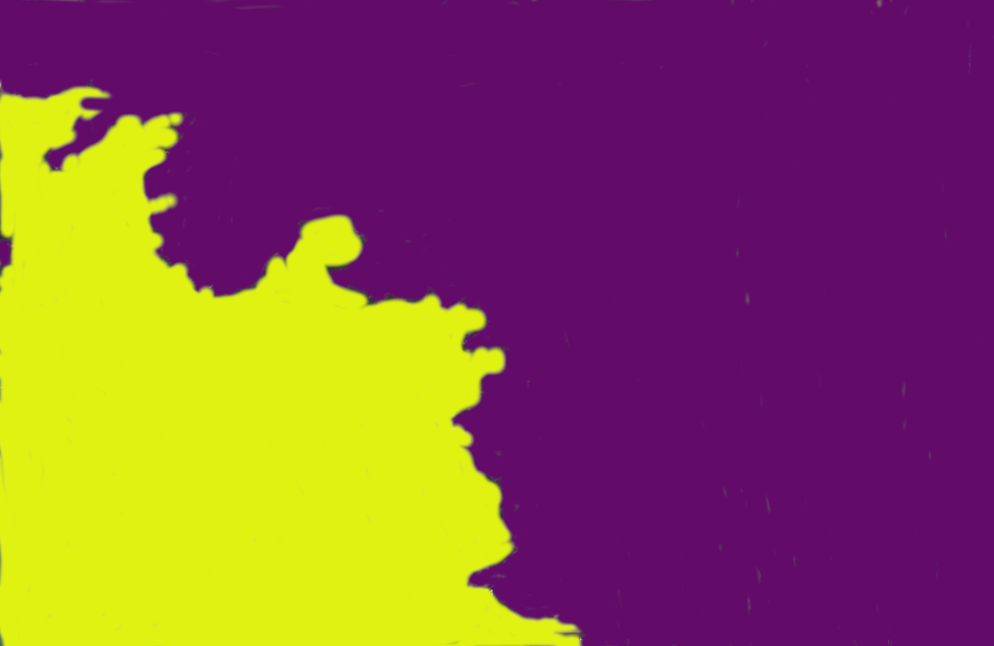
#> input picture dounambay/annotations/dounambay2005_annotated.png, 994 x 646 px, shrunk from 1469 x 955 before the run, found by its file name
$ jupyter execute dounambay.ipynb
#> lines starting #> are read from the running program, lines starting #| are printed output that depends on the picture; after the words box and inside, x2 and y2 are one past the last pixel; in counts of white or black regions, pixels touching at a corner belong together
[cell 1]
import cv2
import numpy as np
import json
from shapely.geometry import LineString, mapping
import geojson
import os


# List of annotated image paths
image_paths = [
    "dounambay/annotations/dounambay2005_annotated.png",
    "dounambay/annotations/dounambayapril2013_annotated.png",
    "dounambay/annotations/dounambayapril2019_annotated.png",
    "dounambay/annotations/dounambayapril2024_annotated.png",
    "dounambay/annotations/dounambayjuly2011_annotated.png",
    "dounambay/annotations/dounambaymay2019_annotated.png",
    "dounambay/annotations/dounambaymay2021_annotated.png",
]

# Prepare to store GeoJSON features
features = []

# Process each image
for image_path in image_paths:
    # Extract the file name without the extension
    image_name = os.path.basename(image_path).replace('.png', '')

    # Load the image
    image = cv2.imread(image_path)
#> image is the input picture: shape (646, 994, 3); mean B, G, R 77.2, 85.7, 138.3

    # Check if the image is loaded correctly
    if image is None:
        print(f"Error loading image: {image_path}")
        continue

    # Convert to grayscale
    gray = cv2.cvtColor(image, cv2.COLOR_BGR2GRAY)
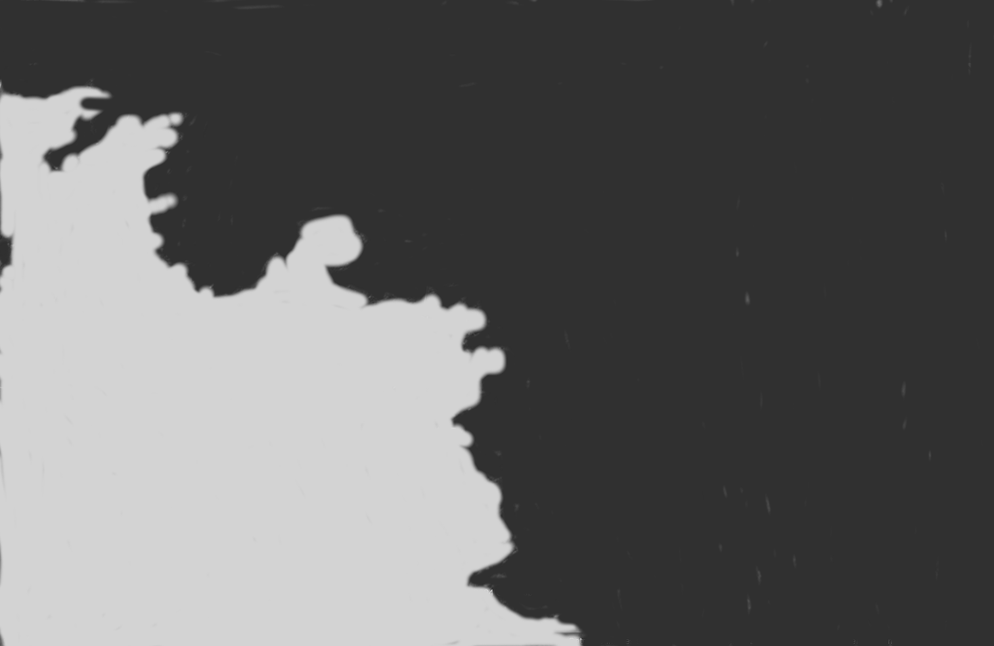
#> gray: shape (646, 994); min 43, max 218, mean 100.6

    # Apply threshold to create a binary image
    _, binary = cv2.threshold(gray, 127, 255, cv2.THRESH_BINARY)
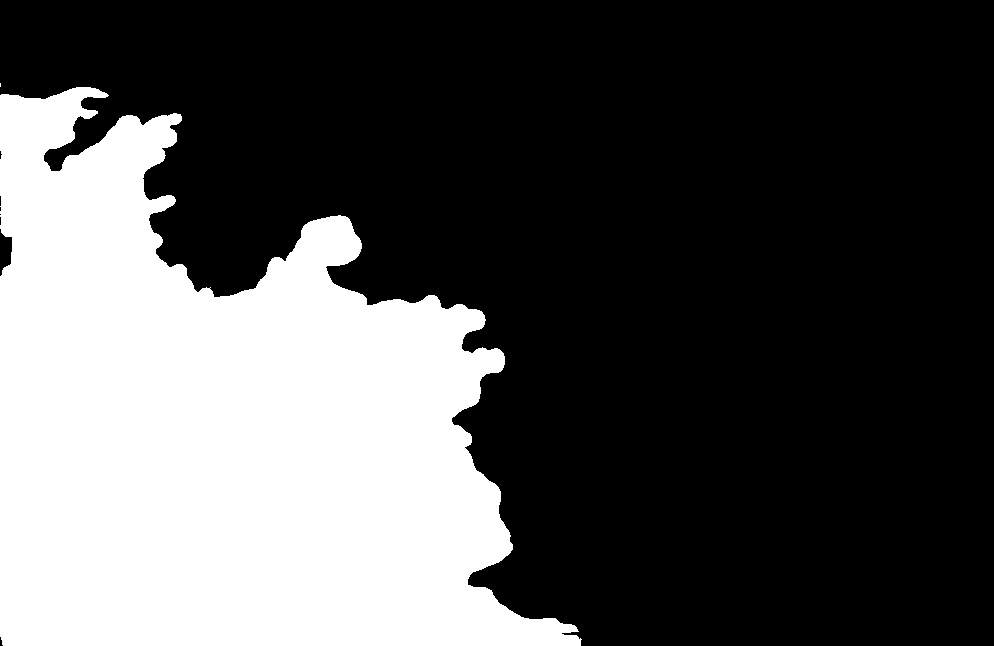
#> binary: shape (646, 994); 32.3% white; 2 white regions (1 under 20 px), largest, box (x1, y1, x2, y2) and area: (0, 87, 582, 646) 207310

    # Detect edges using Canny
    edges = cv2.Canny(binary, 100, 200)
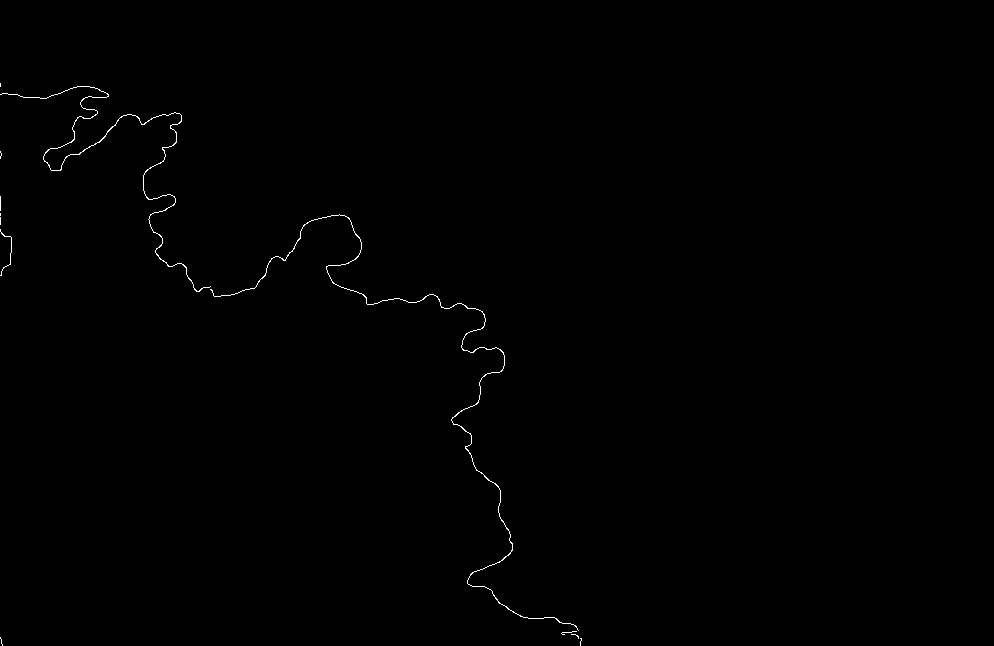
#> edges: shape (646, 994); 0.3% white in thin lines or dots, all inside (x1, y1, x2, y2) = (0, 83, 582, 646)

    # Find contours
    contours, _ = cv2.findContours(edges, cv2.RETR_EXTERNAL, cv2.CHAIN_APPROX_SIMPLE)
#> contours = 12 contours, 10 with area under 20; largest, box (x1, y1, x2, y2) and area: (210, 214, 579, 631) 120, (0, 86, 211, 292) 98

    # Create a black image
    coastline_image = np.zeros_like(gray)

    # Draw the contours in white
    cv2.drawContours(coastline_image, contours, -1, (255, 255, 255), 1)

    # Save the contour image
    coastline_image_path = f"dounambay/coastline/{image_name}_coastline.png"
    cv2.imwrite(coastline_image_path, coastline_image)

    # Convert the contours to GeoJSON
    for contour in contours:
        if len(contour) > 1:  # Ensure the contour has more than one point
            coordinates = contour[:, 0, :].tolist()
            linestring = LineString(coordinates)
            feature = {
                "type": "Feature",
                "geometry": mapping(linestring),
                "properties": {
                    "image": image_name  # File name without extension
                }
            }
            features.append(feature)
#> this loop made 12 passes
#> coordinates on passes 6, 8, 9, 12: [[0, 217], [0, 224]], [[0, 213], [0, 215]], [[0, 196], [0, 210]], [[0, 83], [0, 86]]
#> after the loop, features = 12 items
#> pass 2 of the loop `for image_path in image_paths:`:
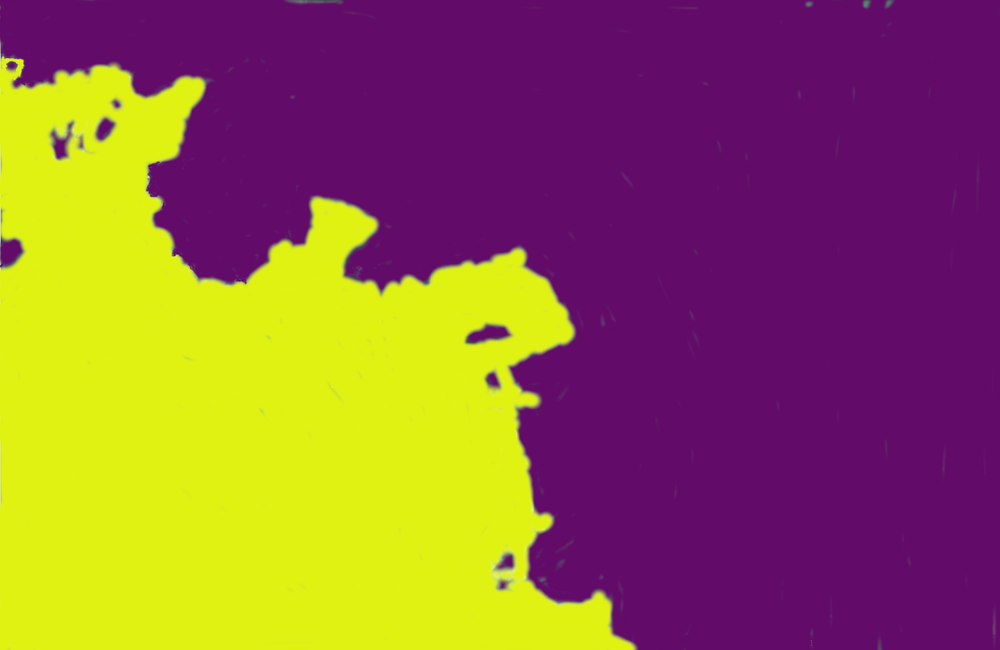
#> input picture dounambay/annotations/dounambayapril2013_annotated.png, 1000 x 650 px, shrunk from 1478 x 961 before the run, found by its file name
#> image is the input picture: shape (650, 1000, 3); mean B, G, R 73.2, 97.6, 144.7
#> gray: shape (650, 1000)
#> `_, binary = cv2.threshold(gray, 127, 255, cv2.THRESH_BINARY)`:
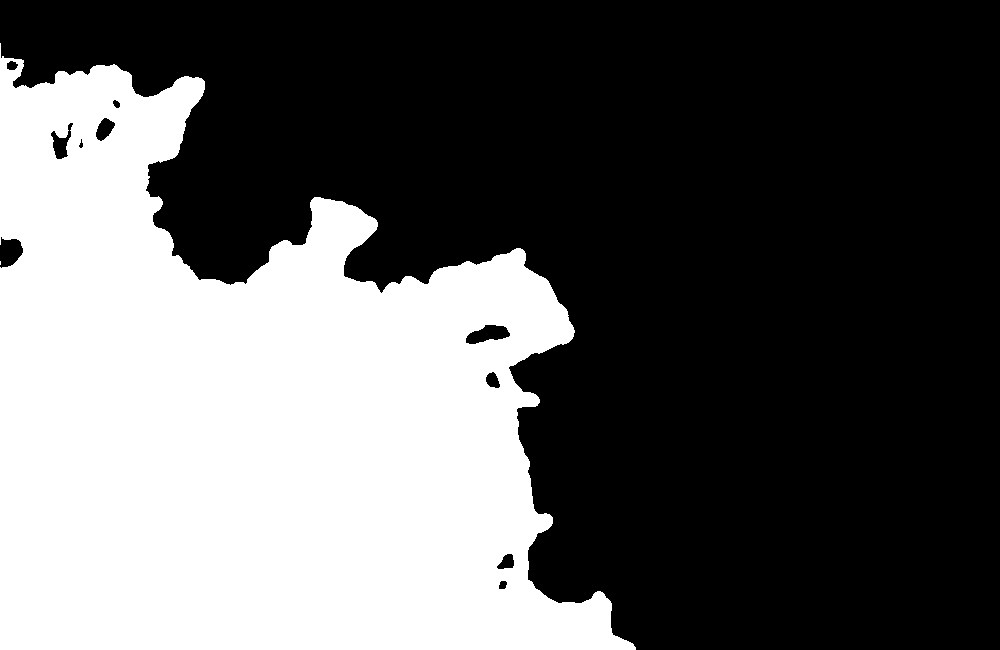
#> binary: shape (650, 1000); 37.5% white; 2 white regions (1 under 20 px), largest, box (x1, y1, x2, y2) and area: (0, 43, 636, 650) 243435
#> `edges = cv2.Canny(binary, 100, 200)`:
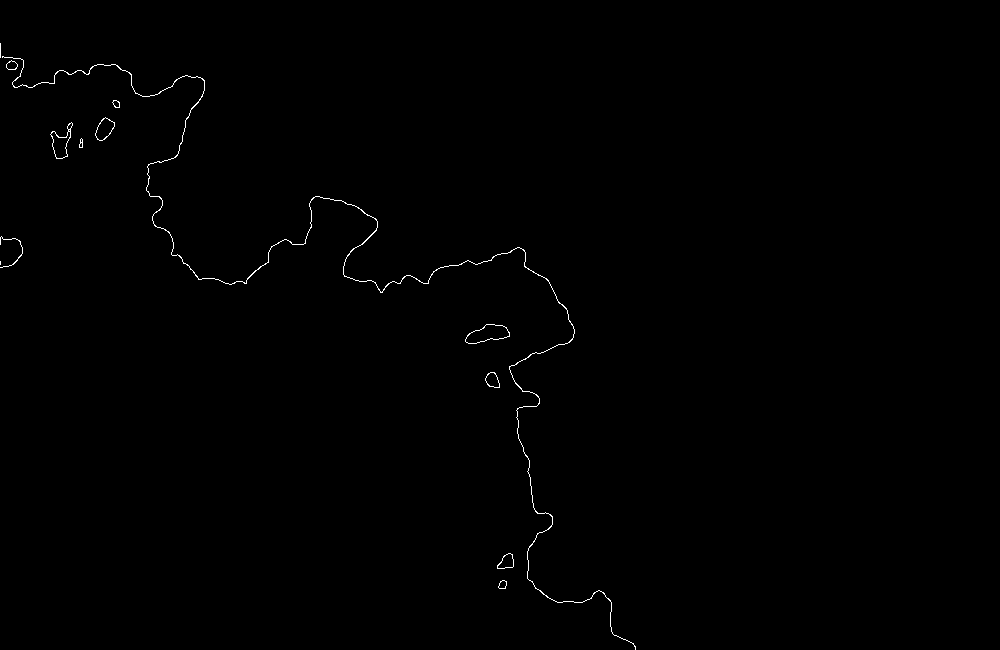
#> edges: shape (650, 1000); 0.36% white in thin lines or dots, all inside (x1, y1, x2, y2) = (0, 43, 636, 650)
#> contours = 13 contours, 3 with area under 20; largest, box (x1, y1, x2, y2) and area: (465, 324, 510, 344) 527, (50, 122, 73, 159) 348, (95, 117, 115, 141) 274, (2, 56, 636, 650) 206, (497, 553, 514, 569) 164
#> the loop `for contour in contours:` made 13 passes
#> coordinates on passes 5, 13: [[0, 261], [0, 264]], [[0, 43], [0, 57]]
#> after the loop `for contour in contours:`: features = 25 items
#> pass 3 of the loop `for image_path in image_paths:`:
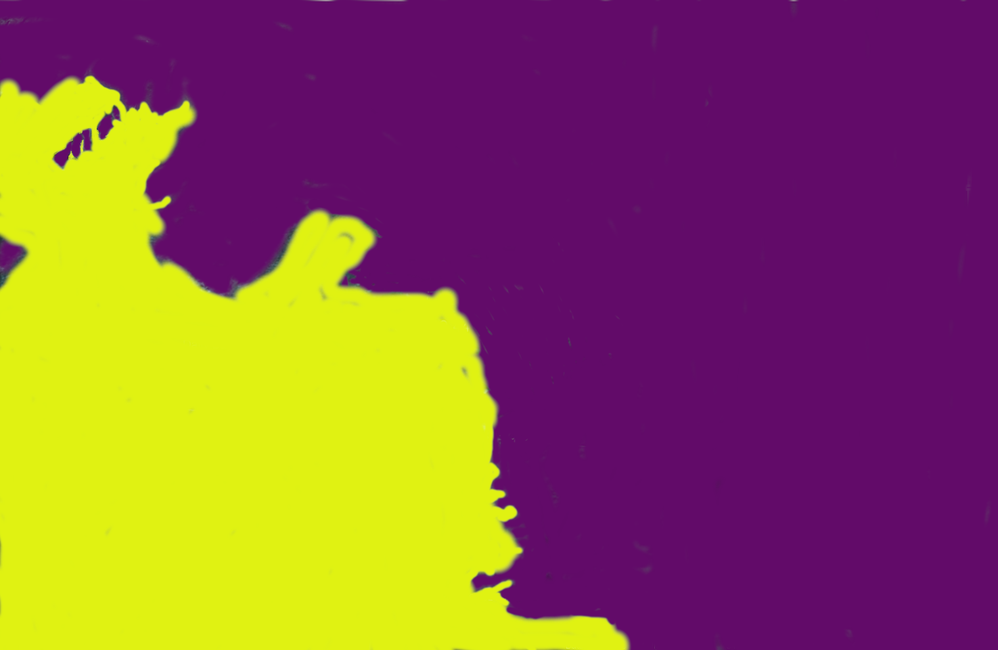
#> input picture dounambay/annotations/dounambayapril2019_annotated.png, 998 x 650 px, shrunk from 1475 x 960 before the run, found by its file name
#> image is the input picture: shape (650, 998, 3); mean B, G, R 76.1, 88.9, 140
#> gray: shape (650, 998)
#> `_, binary = cv2.threshold(gray, 127, 255, cv2.THRESH_BINARY)`:
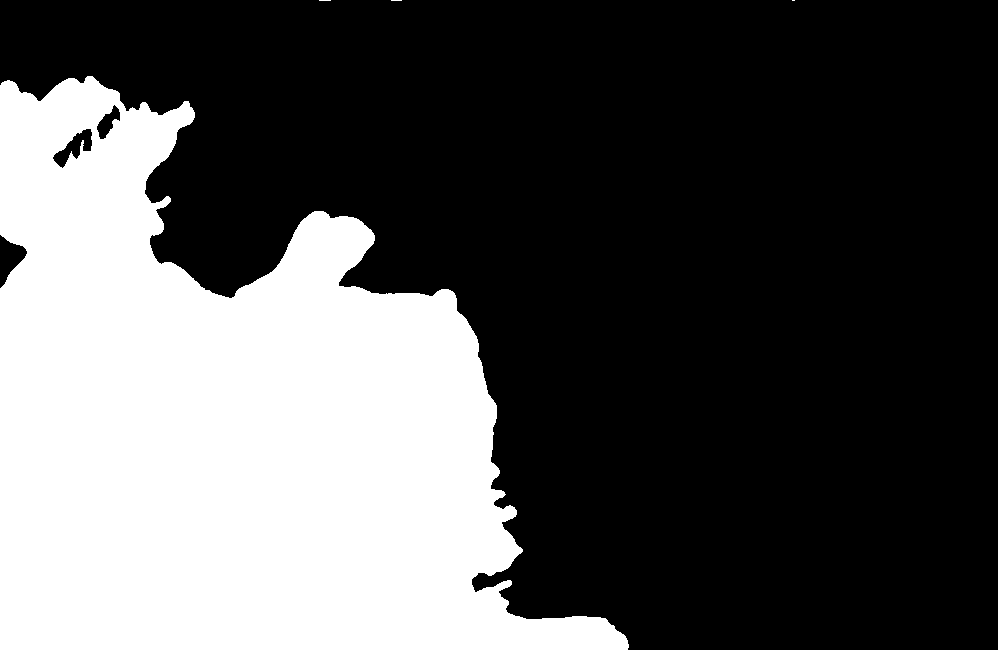
#> binary: shape (650, 998); 33.7% white; 4 white regions (3 under 20 px), largest, box (x1, y1, x2, y2) and area: (0, 76, 629, 650) 218378
#> `edges = cv2.Canny(binary, 100, 200)`:
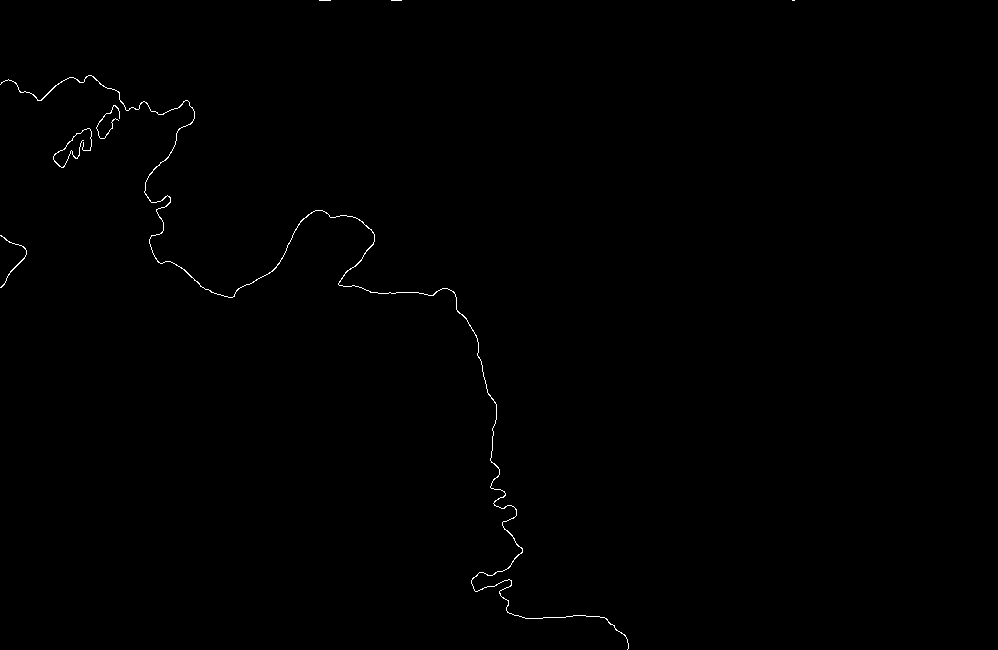
#> edges: shape (650, 998); 0.31% white in thin lines or dots, all inside (x1, y1, x2, y2) = (0, 0, 795, 650)
#> contours = 7 contours, 4 with area under 20; largest, box (x1, y1, x2, y2) and area: (0, 75, 629, 650) 238, (0, 235, 27, 288) 26, (53, 128, 92, 168) 20
#> the loop `for contour in contours:` made 7 passes
#> coordinates on passes 5 to 7: [[792, 0], [794, 0]], [[391, 0], [401, 0]], [[319, 0], [330, 0]]
#> after the loop `for contour in contours:`: features = 32 items
#> the loop made 7 passes; the first 3 are shown

# Create a GeoJSON FeatureCollection
geojson_dict = {
    "type": "FeatureCollection",
    "features": features
}

# Save the GeoJSON data)
print(os.listdir())
geojson_file_path = "coastlines.json"
with open(geojson_file_path, 'w') as f:
    geojson.dump(geojson_dict, f)
#> (this line was passed over: geojson is not available in this run)

# Display the paths to the saved images and the GeoJSON file
coastline_image_paths = [f"dounambay/coastline/{os.path.basename(image_path).replace('.png', '')}_coastline.png" for image_path in image_paths]
print(coastline_image_paths, geojson_file_path)
